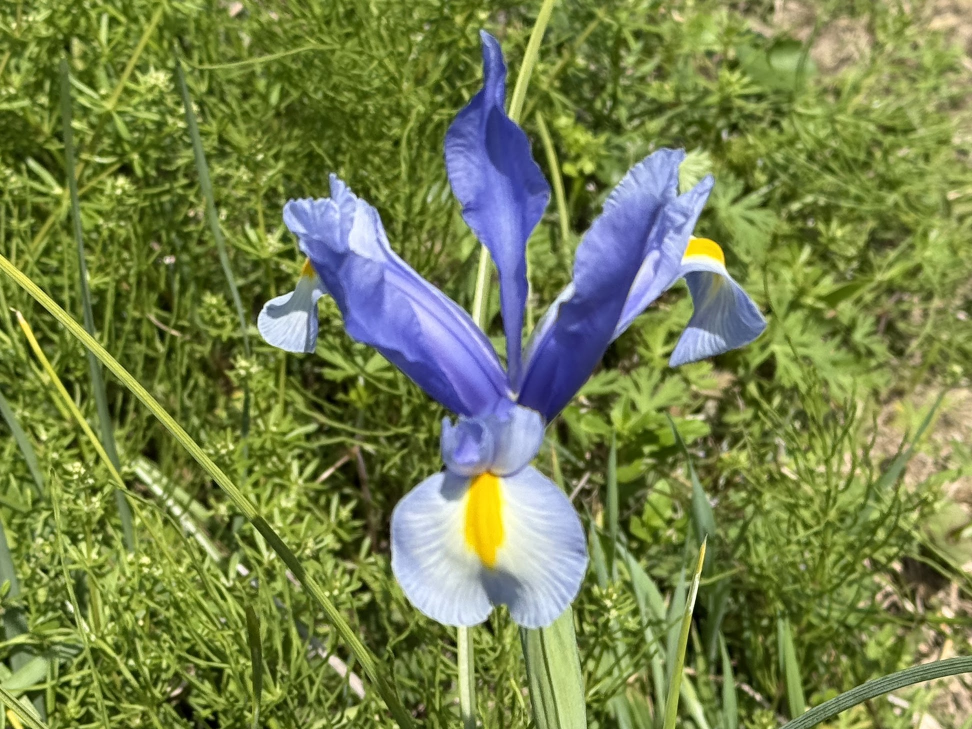
#> input picture articles/assets/blog/007-mythos-copilot-financial-crisis/007-IMG_3414.jpg, 1944 x 1458 px (shown at 1/2 size); its folder holds only this picture in this run
$ python -i images.py   (imports and definitions only)
#> lines starting #> are read from the running program, lines starting #| are printed output that depends on the picture
"""Image copying and OGP (Open Graph) image generation."""

import shutil
from pathlib import Path

from PIL import Image, ImageOps

from . import config


IMAGE_EXTS = {".jpg", ".jpeg", ".png", ".gif", ".svg", ".webp", ".avif", ".pdf"}

# OGP image: Facebook/X recommended 1.91:1, 1200x630 is the sweet spot.
OGP_SIZE = (1200, 630)
OGP_QUALITY = 85
OGP_FILENAME = "og-image.jpg"


def copy_images(src_dir, out_dir, prefix=""):
    """Copy image files from src_dir to out_dir, optionally filtered by prefix."""
    for f in src_dir.iterdir():
        if f.suffix.lower() in IMAGE_EXTS and (not prefix or f.name.startswith(prefix)):
            shutil.copy2(f, out_dir / f.name)


def generate_ogp_image(src_path, out_path, size=OGP_SIZE, quality=OGP_QUALITY):
    """Center-crop and resize an image to OGP dimensions (1200x630 JPEG).

    Honours EXIF orientation so iPhone portrait photos come out upright.
    Returns True on success, False if src does not exist or cannot be opened.
    """
#> called with out_path = 'out.png', size = (1200, 630), quality = 85
    src_path = Path(src_path)
    out_path = Path(out_path)
    if not src_path.exists():
        return False

    with Image.open(src_path) as img:
#> img is the input picture: PIL image 1944x1458 RGB; mean R, G, B 118.3, 130.9, 76.9
        img = ImageOps.exif_transpose(img)
        if img.mode != "RGB":
            img = img.convert("RGB")

        target_w, target_h = size
        src_w, src_h = img.size
#> src_w = 1944; src_h = 1458
        target_ratio = target_w / target_h
        src_ratio = src_w / src_h
#> src_ratio = 1.33

        # Center-crop to target aspect ratio, then resize
        if src_ratio > target_ratio:
            new_w = int(round(src_h * target_ratio))
            left = (src_w - new_w) // 2
            img = img.crop((left, 0, left + new_w, src_h))
        elif src_ratio < target_ratio:
            new_h = int(round(src_w / target_ratio))
#> new_h = 1021
            top = (src_h - new_h) // 2
#> top = 218
            img = img.crop((0, top, src_w, top + new_h))
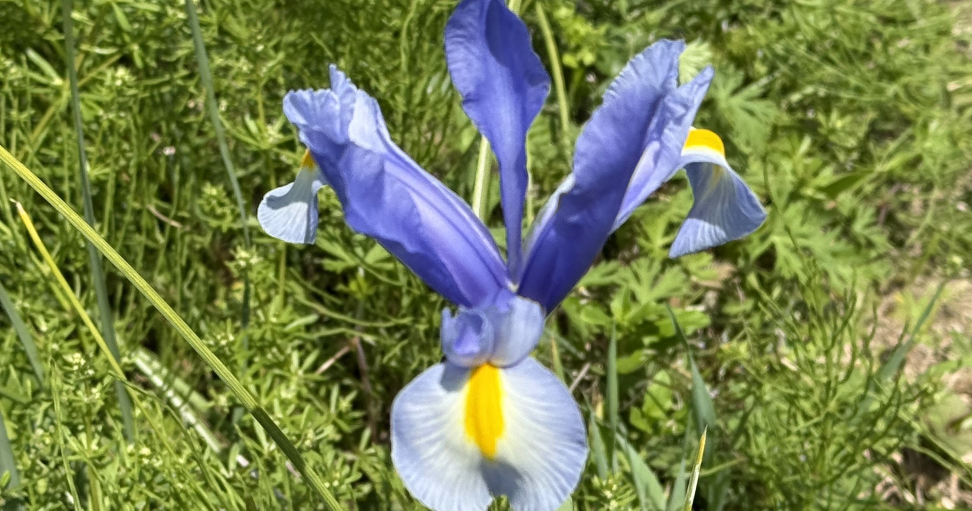
#> img: PIL image 1944x1021 RGB (shown at 1/2 size); mean R, G, B 118.3, 130.4, 82.8

        img = img.resize(size, Image.LANCZOS)
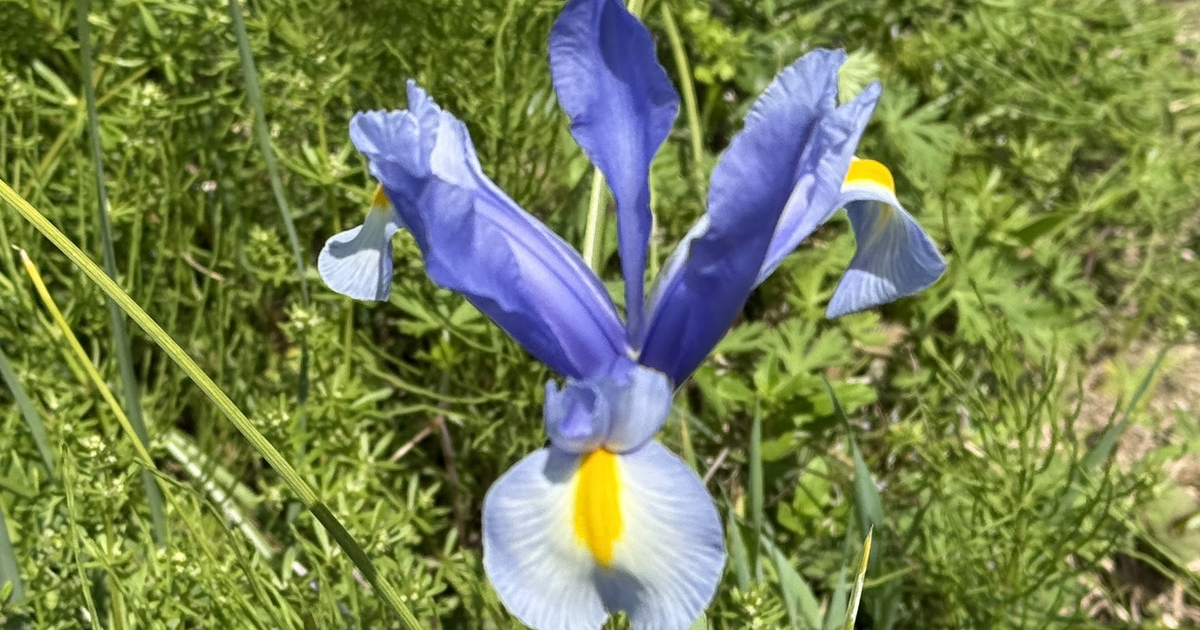
#> img: PIL image 1200x630 RGB; mean R, G, B 118.3, 130.4, 82.8
        out_path.parent.mkdir(parents=True, exist_ok=True)
        img.save(out_path, "JPEG", quality=quality, optimize=True, progressive=True)
    return True


def resolve_og_image(meta, out_dir, public_base_url):
    """Decide og_image URL and (optionally) generate the OGP JPEG.

    Precedence:
      1. `og_image` frontmatter starting with http(s):// → used verbatim (manual override)
      2. `hero_image` frontmatter → crop/resize to OGP_FILENAME in out_dir,
         return public URL pointing at it
      3. Fallback → config.DEFAULT_OG_IMAGE
    """
    explicit = meta.get("og_image", "").strip()
    if explicit.startswith("http://") or explicit.startswith("https://"):
        return explicit

    hero = meta.get("hero_image", "").strip()
    if hero:
        src = Path(meta["_source_dir"]) / hero
        if src.exists():
            generate_ogp_image(src, out_dir / OGP_FILENAME)
            return f"{public_base_url.rstrip('/')}/{OGP_FILENAME}"

    return config.DEFAULT_OG_IMAGE

>>> result = generate_ogp_image('../../articles/assets/blog/007-mythos-copilot-financial-crisis/007-IMG_3414.jpg', 'out.png')
